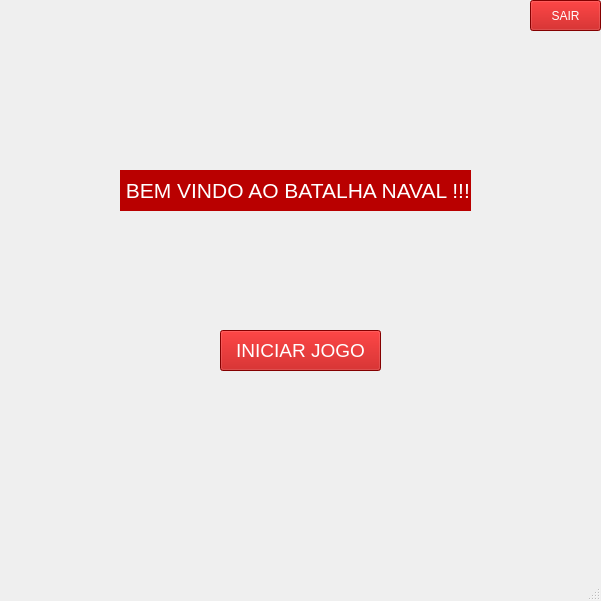
<?xml version="1.0" encoding="UTF-8"?>
<ui version="4.0">
 <class>telaInicial</class>
 <widget class="QMainWindow" name="telaInicial">
  <property name="geometry">
   <rect>
    <x>0</x>
    <y>0</y>
    <width>601</width>
    <height>601</height>
   </rect>
  </property>
  <property name="minimumSize">
   <size>
    <width>601</width>
    <height>601</height>
   </size>
  </property>
  <property name="maximumSize">
   <size>
    <width>601</width>
    <height>601</height>
   </size>
  </property>
  <property name="windowTitle">
   <string>MainWindow</string>
  </property>
  <widget class="QWidget" name="centralwidget">
   <widget class="QPushButton" name="bSair">
    <property name="geometry">
     <rect>
      <x>530</x>
      <y>0</y>
      <width>71</width>
      <height>31</height>
     </rect>
    </property>
    <property name="styleSheet">
     <string notr="true">background-color: rgb(185, 0, 0);
color: rgb(255, 255, 255);</string>
    </property>
    <property name="text">
     <string>SAIR</string>
    </property>
   </widget>
   <widget class="QPushButton" name="bStart">
    <property name="geometry">
     <rect>
      <x>220</x>
      <y>330</y>
      <width>161</width>
      <height>41</height>
     </rect>
    </property>
    <property name="font">
     <font>
      <pointsize>14</pointsize>
     </font>
    </property>
    <property name="styleSheet">
     <string notr="true">background-color: rgb(185, 0, 0);
color: rgb(255, 255, 255)</string>
    </property>
    <property name="text">
     <string>INICIAR JOGO</string>
    </property>
   </widget>
   <widget class="QLabel" name="welcomeToGame">
    <property name="geometry">
     <rect>
      <x>120</x>
      <y>170</y>
      <width>351</width>
      <height>41</height>
     </rect>
    </property>
    <property name="font">
     <font>
      <pointsize>16</pointsize>
     </font>
    </property>
    <property name="styleSheet">
     <string notr="true">color: rgb(255, 255, 255);
background-color: rgb(185, 0, 0);
display: flex;
justify-content: center;</string>
    </property>
    <property name="text">
     <string> BEM VINDO AO BATALHA NAVAL !!!</string>
    </property>
   </widget>
   <widget class="QLabel" name="fundo_tela">
    <property name="geometry">
     <rect>
      <x>-4</x>
      <y>-8</y>
      <width>611</width>
      <height>581</height>
     </rect>
    </property>
    <property name="text">
     <string/>
    </property>
    <property name="pixmap">
     <pixmap>../imgs/BATALHA.jpeg</pixmap>
    </property>
    <property name="scaledContents">
     <bool>true</bool>
    </property>
   </widget>
   <zorder>fundo_tela</zorder>
   <zorder>bSair</zorder>
   <zorder>bStart</zorder>
   <zorder>welcomeToGame</zorder>
  </widget>
  <widget class="QStatusBar" name="statusbar"/>
 </widget>
 <resources/>
 <connections/>
</ui>
